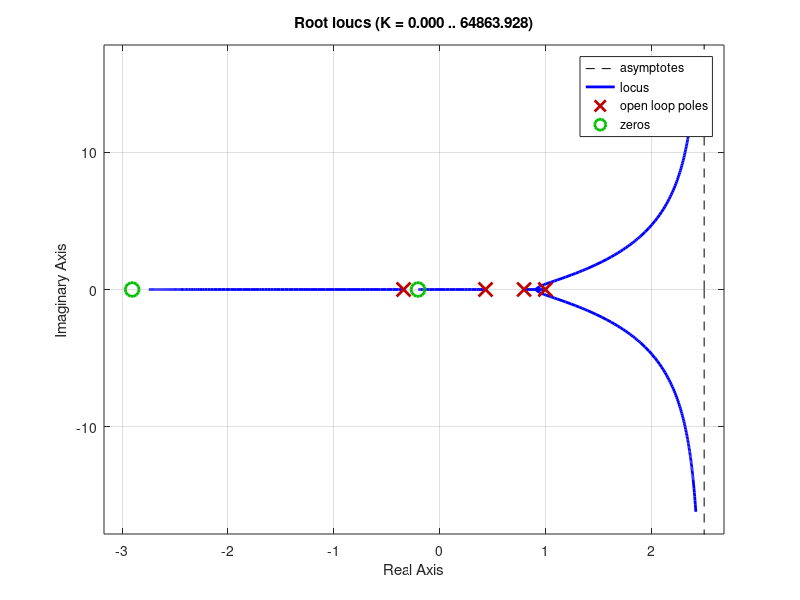
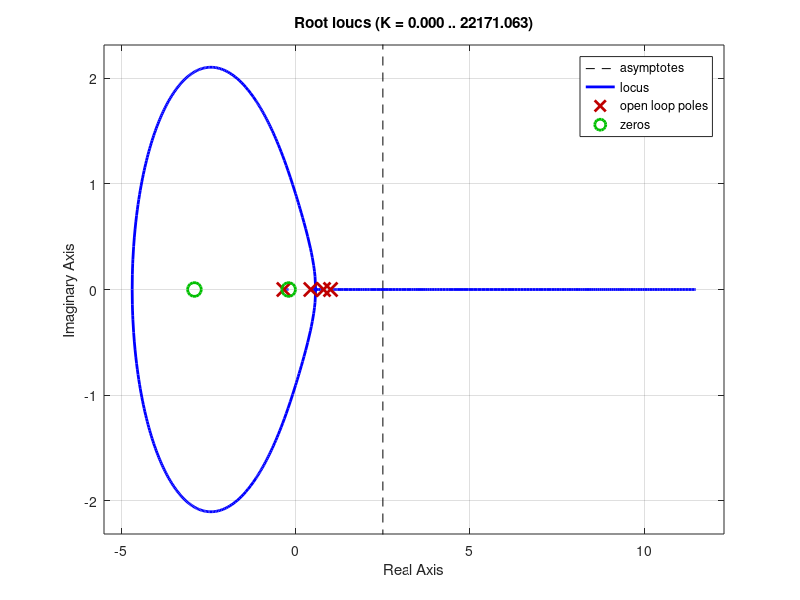
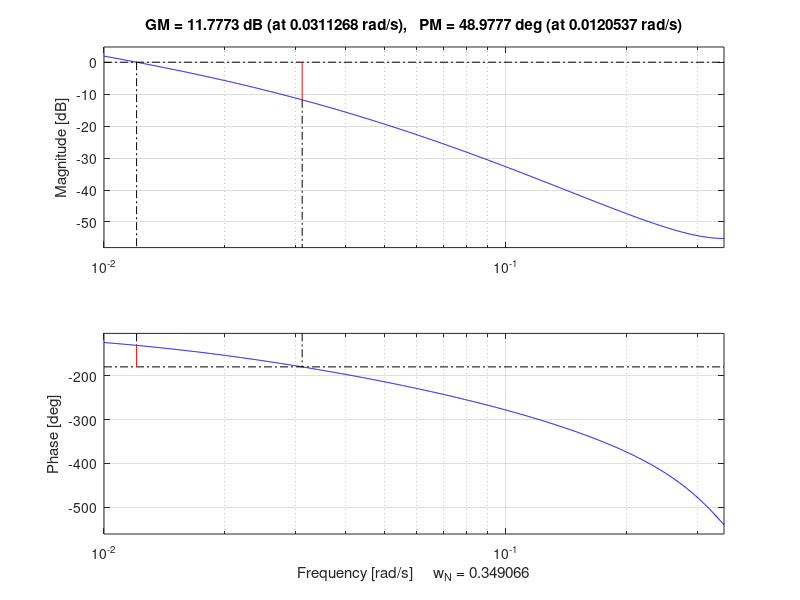

These figures' MATLAB source, in order:
T = 9;
T_F_c = tf([0 0 0 -0.000004875],[1 0.1173 0.0023 0])
T_F_d = c2d(T_F_c, T, 'zoh')

G_D = tf([0 -8.5297],[1 0.3394], -1)

figure;
rlocus(series(T_F_d, G_D))

figure;
rlocus(-series(T_F_d, G_D))

figure;
margin(series(T_F_d, G_D))

